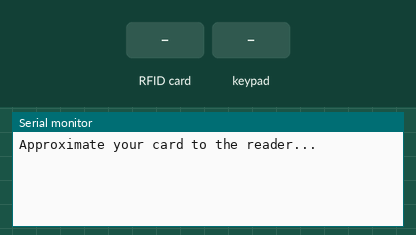
Recording of a sketch running on a simulated Arduino Mega 2560, built with avr-gcc and run on an emulated ATmega2560. On the bench: the last lines printed to the serial monitor. The inputs (shaded band) are chosen by the test bench.

Above: at 1.2 s.
1.3 s: RFID card BE 84 BE 79 held to the reader
At 2.2 s:
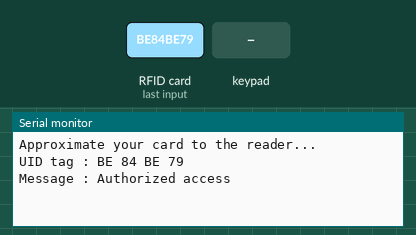
2.8 s: key '1' pressed
At 4.2 s:
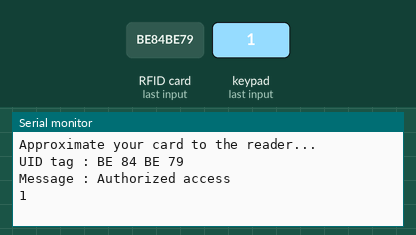
4.8 s: keypad keys 4 3 4 4 4 5 4 6 pressed 0.4 s apart
At 8.4 s:
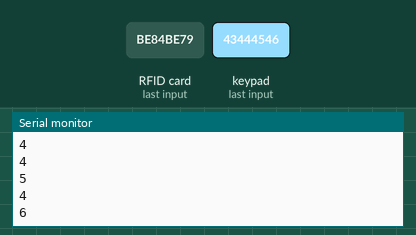
9.5 s: keypad keys 4 3 4 4 4 5 4 6 # pressed 0.4 s apart
At 13.7 s:
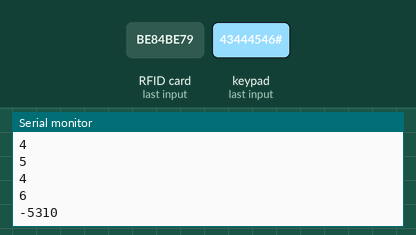
14.6 s: RFID card 1E 48 E1 1B held to the reader
At 15.1 s:
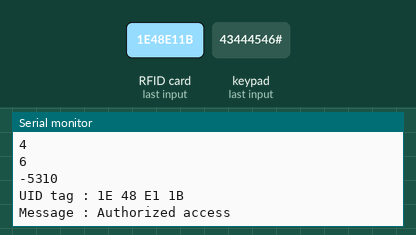
Timing chart, 0 to 17.1 s (numbered marks = the images above; inputs shaded):
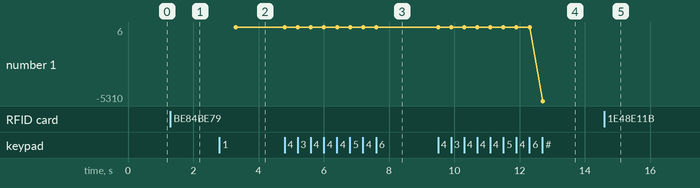

Measured:
- after the input at 1.3 s, the serial monitor: prints a new line at once (image 1)
- after the input at 2.8 s, the serial monitor: prints a new line after 0.51 s (image 2)
- after the input at 4.8 s, the serial monitor: prints a new line at once (image 3)
- after the input at 9.5 s, the serial monitor: prints a new line after 0.40 s (image 4)
- after the input at 14.6 s, the serial monitor: prints a new line at once (image 5)
- plotted number 1: 1 → 6 after the input at 4.8 s, 6 → -5310 after the input at 9.5 s

The sketch:

AlarmSystemTrial1.ino
```cpp
//PINOUTS
/* Typical pin layout used:
   -----------------------------------------------------------------------------------------
               MFRC522      Arduino       Arduino   Arduino    Arduino          Arduino
               Reader/PCD   Uno/101       Mega      Nano v3    Leonardo/Micro   Pro Micro
   Signal      Pin          Pin           Pin       Pin        Pin              Pin
   -----------------------------------------------------------------------------------------
   RST/Reset   RST          9             5         D9         RESET/ICSP-5     RST
   SPI SS      SDA(SS)      10            53        D10        10               10
   SPI MOSI    MOSI         11 / ICSP-4   51        D11        ICSP-4           16
   SPI MISO    MISO         12 / ICSP-1   50        D12        ICSP-1           14
   SPI SCK     SCK          13 / ICSP-3   52        D13        ICSP-3           15
   USE 3.3V FOR RFID!!!!!
*/
/* Keypad Pin 1 –> Arduino Pin 43
   Keypad Pin 2 –> Arduino Pin 44
   Keypad Pin 3 –> Arduino Pin 45
   Keypad Pin 4 –> Arduino Pin 46
   Keypad Pin 5 –> Arduino Pin 47
   Keypad Pin 6 –> Arduino Pin 48
   Keypad Pin 7 –> Arduino Pin 49
*/

//RFID LIBRARY
#include <SPI.h>
#include <MFRC522.h>

/*//LCD 20x4 LIBRARY
  #include <Wire.h> // For I2C
  #include <LCD.h> // For LCD
  #include <LiquidCrystal_I2C.h> // Added library*
  LiquidCrystal_I2C lcd(0x27,2,1,0,4,5,6,7);
*/

//KEYPAD LIBRARY
#include <Keypad.h>
const byte ROWS = 4; //four rows
const byte COLS = 3; //three columns
char keys[ROWS][COLS] = {
  {'1', '2', '3'},
  {'4', '5', '6'},
  {'7', '8', '9'},
  {'*', '0', '#'}
};
byte rowPins[ROWS] = {43, 44, 45, 46}; // connect to the row pinouts of the keypad
byte colPins[COLS] = {47, 48, 49};    // connect to the column pinouts of the keypad
Keypad kypd = Keypad( makeKeymap(keys), rowPins, colPins, ROWS, COLS );

//RFID PINS
#define SS_PIN 53
#define RST_PIN 5
MFRC522 mfrc522(SS_PIN, RST_PIN);   // Create MFRC522 instance.

//ACTIVATION VARIABLES
int AlarmActive = 0;

void setup() {
  Serial.begin(9600);   // Initiate a serial communication

  //RFID SETUP
  SPI.begin();      // Initiate  SPI bus
  mfrc522.PCD_Init();   // Initiate MFRC522
  Serial.println("Approximate your card to the reader...");
  Serial.println();

  //LCD SETUP
  //lcd.begin(20,4)
}

//FUNCTION USED TO GET ANY KEYPAD INPUT
int GetNumber() {
  int num  = 0;
  char key = kypd.getKey();
  while (key != '#')
  {
    switch (key)
    {
      case NO_KEY:
        break;

      case '0': case '1': case '2': case '3': case '4':
      case '5': case '6': case '7': case '8': case '9':
        Serial.println(key);
        num = num * 10 + (key - '0');
        break;

      case '*':
        num = 0;
        break;
    }
    key = kypd.getKey();
  }
  return num;
}

void ActivationMenu() {
  /*
    lcd.clear();
    lcd.setCursor(0,0);
    lcd.print("--Activation Menu---");
    lcd.setCursor(0,1);
    lcd.print("1. Fully Activate");
    lcd.setCursor(0,2);
    lcd.print("2. Bypass Rooms");
    lcd.setCursor(0,3);
    lcd.print("3. Back");
  */
  int menu2 = GetNumber();
  Serial.println(menu2);
  if (menu2 == 1) {

  }
  else if (menu2 == 2) {

  }
  else if (menu2 == 3) {

  }
  else {

  }
}

void DeactivationMenu() {

}

//PRINTING MAINMENU ON LCD AND USING GETNUMBER FUNCTION TO CHOOSE OPTION
void MainMenu() {
  /*lcd.setCursor(0,1);
    lcd.print("-----Main Menu------");
    lcd.setCursor(0,2);
    lcd.print("1. Activation Menu");
    lcd.setCursor(0,3);
    lcd.print("2. Deactivation Menu");
  */
  int menu1 = GetNumber();
  Serial.println(menu1);
  if (menu1 == 1) {
    ActivationMenu();
  }
  else if (menu1 == 2) {
    //DeactivationMenu();
  }
  else {

  }
}

//READING RFID AUTHENTICATIONS
void RFIDstart() {
  // Look for new cards
  if ( ! mfrc522.PICC_IsNewCardPresent())
  {
    return;
  }
  // Select one of the cards
  if ( ! mfrc522.PICC_ReadCardSerial())
  {
    return;
  }
  //Show UID on serial monitor
  Serial.print("UID tag :");
  String content = "";
  byte letter;
  for (byte i = 0; i < mfrc522.uid.size; i++)
  {
    Serial.print(mfrc522.uid.uidByte[i] < 0x10 ? " 0" : " ");
    Serial.print(mfrc522.uid.uidByte[i], HEX);
    content.concat(String(mfrc522.uid.uidByte[i] < 0x10 ? " 0" : " "));
    content.concat(String(mfrc522.uid.uidByte[i], HEX));
  }

  Serial.println();
  Serial.print("Message : ");
  content.toUpperCase();

  if (content.substring(1) == "BE 84 BE 79") //change here the UID of the card/cards that you want to give access
  {
    Serial.println("Authorized access");
    Serial.println();
    delay(2000);
    /*lcd.clear();
      lcd.setCursor(0,0);
      lcd.print("Welcome, User!");
    */
    MainMenu();
  }
  else if (content.substring(1) == "1E 48 E1 1B") //change here the UID of the card/cards that you want to give access
  {
    Serial.println("Authorized access");
    Serial.println();
    delay(2000);
    MainMenu();
    /*lcd.clear();
      lcd.setCursor(0,0);
      lcd.print("Welcome, Fakhri!");
    */
  }
  else
  {
    Serial.println("Access denied");
    Serial.println();
    /*lcd.clear();
      lcd.setCursor(0,0);
      lcd.print("------Error!------");
      lcd.setCursor(0,1);
      lcd.print("Unauthorized Tag");
      lcd.setCursor(0,2);
      lcd.print("Please Tap Again");
    */
    delay(2000);
  }
}

void loop() {
  /*lcd.clear();
    lcd.setCursor(0,0);
    lcd.print("please tap your ID");
  */
  RFIDstart();
}
```
